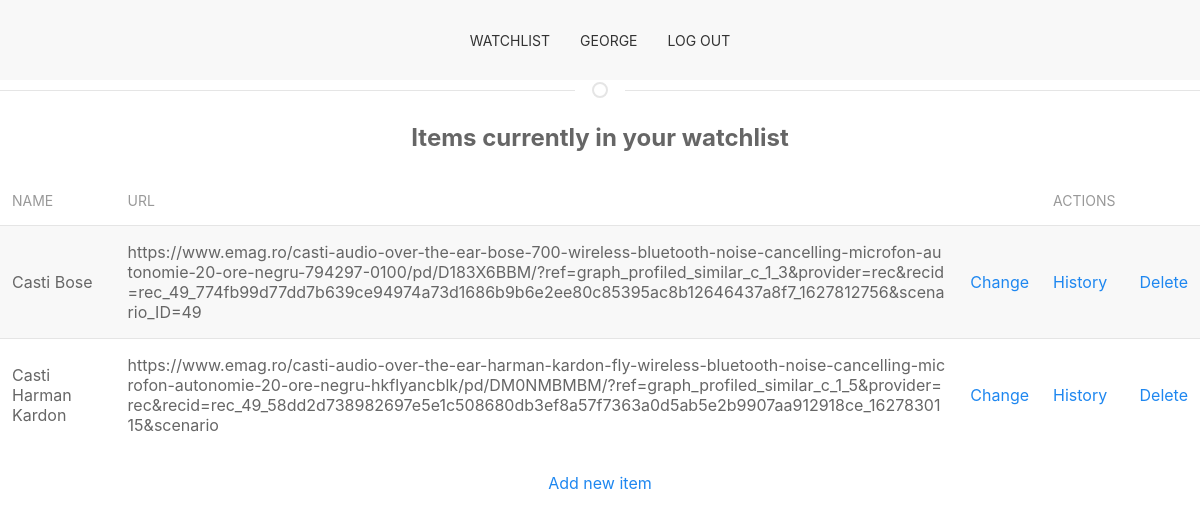
The app's page /watchlist/ (signed in), older data.
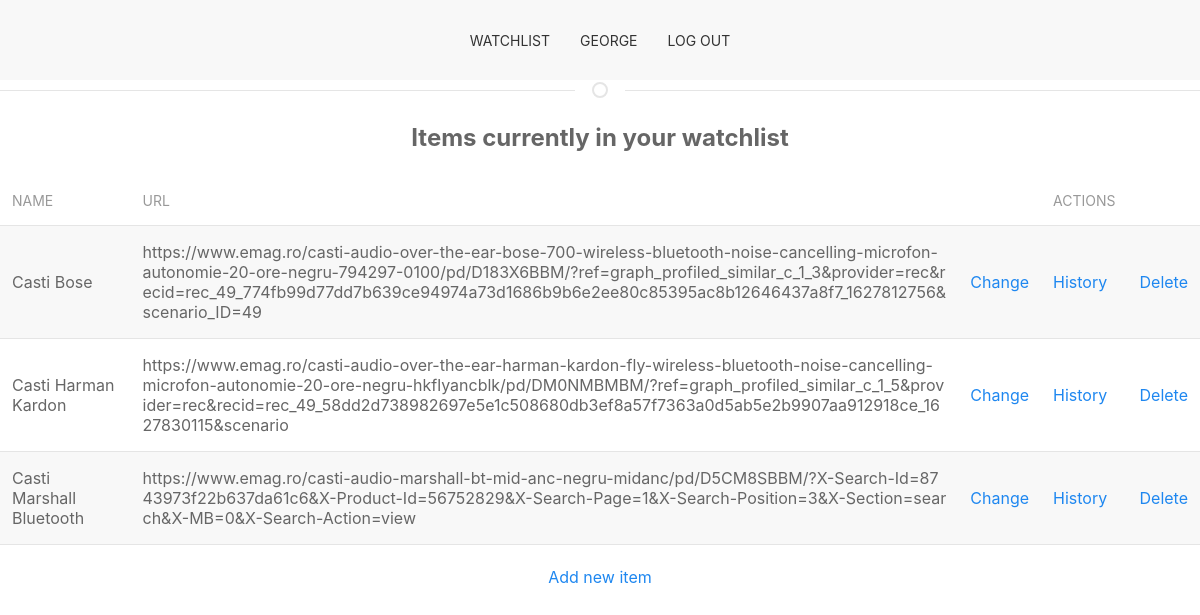
The same page, newer data.
### app1/models.py (models this page shows, shortened)
class WatchItem(models.Model):
    user = models.ForeignKey(User, default=None, on_delete=models.CASCADE)
    name = models.CharField(max_length=150)
    url = models.CharField(max_length=300)

### app1/views.py (the view)
# urls.py: path('', views.WatchlistHomeIndex.as_view(), name='watchlist_index'),
class WatchlistHomeIndex(LoginRequiredMixin, ListView):
    model = WatchItem
    template_name = 'app1/watchlist_index.html'
    """
    Only show watchlist items added by the logged in user
    """
    def get_queryset(self):
        queryset = super(WatchlistHomeIndex, self).get_queryset()
        queryset = queryset.filter(user=self.request.user)
        return queryset

### templates/app1/watchlist_index.html
{% extends 'base.html' %}
{% block content %}
<p class="uk-text-center uk-text-bolder uk-text-large">Items currently in your watchlist</p>
    <table class="uk-table uk-table-middle uk-table-hover uk-table-striped">
        <thead>
            <tr>
                <th class="">Name</th>
                <th>URL</th>
                <th></th>
                <th>Actions</th>
                <th></th>
            </tr>
        </thead>
        <tbody>
            {% for item in watchitem_list %}
                <tr>
                    <td>{{ item.name }}</td>
                    <td class="uk-text-break">{{ item.url }}</td>
                    <td><a href="{% url 'app1:edit_item' item.id %}">Change</a></td>
                    <td><a href="{% url 'app1:price_history' item.id %}">History</a></td>
                    <td><a href="{% url 'app1:delete_item' item.id %}">Delete</a></td>
                </tr>
            {% endfor %}
        </tbody>
    </table>
    <p style="text-decoration:dashed" class="uk-text-center uk-text-normal uk-text-default">
        <a href="{% url 'app1:add_item' %}">Add new item</a>
    </p>
{% endblock %}

Row changes from the older to the newer data that the page shows:
added WatchItem: name "Casti Marshall Bluetooth", url "https://www.emag.ro/casti-audio-marshall-bt-mid-anc-negru-midanc/pd/D5CM8SBBM/?X-Search-Id=8743973f22b637da61c6&X-Product-Id=56752829&X-Search-Page=1&X-Search-Position=3&X-Section=search&X-MB=0&X-Search-Action=view"
